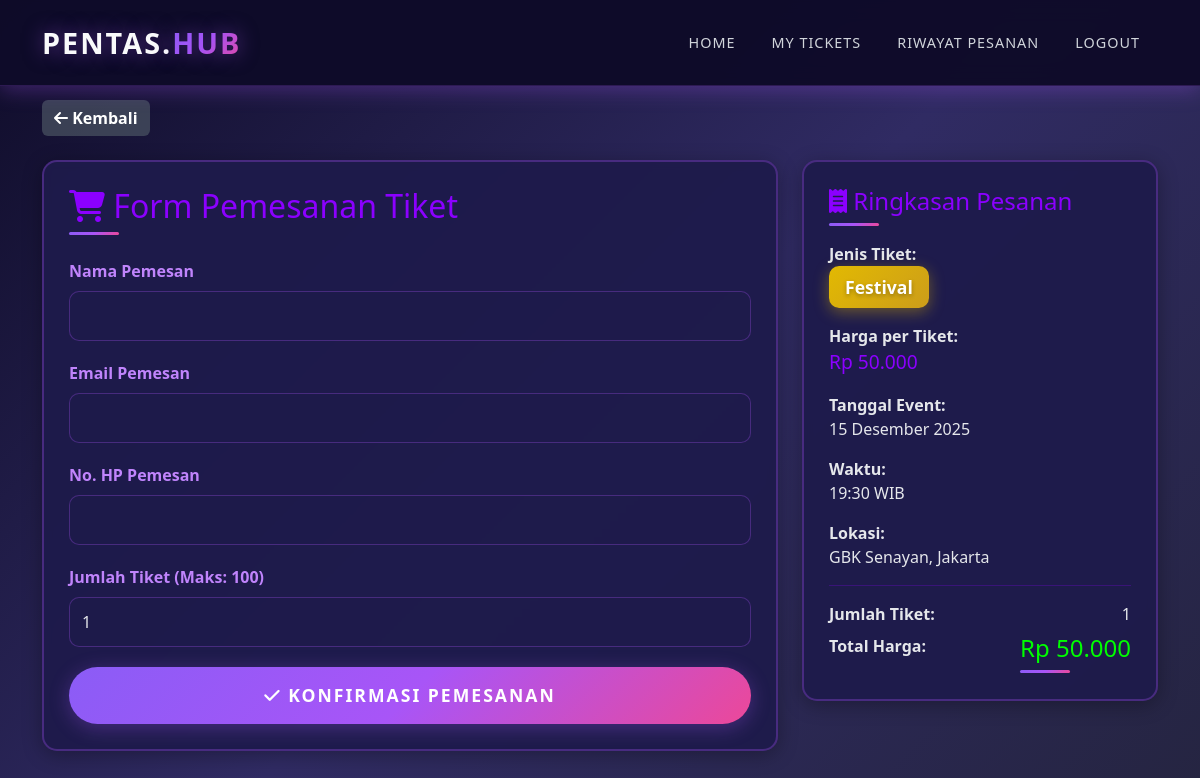
Screenshot of /user/detail_tikat.php?id=1 (signed in) with the database file from the repository.
### tables this page shows
CREATE TABLE `tiket` (
  `id` int(11) NOT NULL AUTO_INCREMENT,
  `jenis_tiket` varchar(50) NOT NULL,
  `harga` int(11) NOT NULL,
  `stok` int(11) NOT NULL,
  `deskripsi` text DEFAULT NULL,
  `tanggal_event` date NOT NULL,
  `waktu_event` time NOT NULL,
  `lokasi` varchar(200) NOT NULL,
  `gambar` varchar(255) DEFAULT NULL,
  `status` enum('tersedia','habis') NOT NULL DEFAULT 'tersedia',
  `created_at` timestamp NOT NULL DEFAULT current_timestamp(),
  PRIMARY KEY (`id`)
);

### includes/functions.php (called while the page is built, shortened)
<?php
function formatRupiah($angka) {
    return 'Rp ' . number_format($angka, 0, ',', '.');
}
function formatTanggal($tanggal) {
    $bulan = array(
        1 => 'Januari', 'Februari', 'Maret', 'April', 'Mei', 'Juni',
        'Juli', 'Agustus', 'September', 'Oktober', 'November', 'Desember'
    );
    $split = explode('-', $tanggal);
    return $split[2] . ' ' . $bulan[(int)$split[1]] . ' ' . $split[0];
}
function formatWaktu($waktu) {
    return date('H:i', strtotime($waktu)) . ' WIB';
}
?>

### user/detail_tikat.php (the view, shortened to what this page needs)
<?php
require_once '../includes/config.php';
require_once '../includes/functions.php';
$id_tiket = $_GET['id'];
$query = mysqli_query($conn, "SELECT * FROM tiket WHERE id='$id_tiket'");
$tiket = mysqli_fetch_assoc($query);
?>
<!DOCTYPE html>
<html lang="id">
<head>
    <link href="https://cdn.jsdelivr.net/npm/bootstrap@5.3.0/dist/css/bootstrap.min.css" rel="stylesheet">
    <link rel="stylesheet" href="../assets/css/styles.css">
    <link rel="stylesheet" href="https://cdnjs.cloudflare.com/ajax/libs/font-awesome/6.4.0/css/all.min.css">
</head>
<body>
    <nav class="navbar navbar-expand-lg navbar-dark fixed-top">
        <div class="container">
            <a class="navbar-brand" href="../index.php">
                PENTAS.<span>HUB</span>
            </a>
            <div class="collapse navbar-collapse" id="navbarNav">
                <ul class="navbar-nav ms-auto">
                    <li class="nav-item">
                        <a class="nav-link" href="../index.php">Home</a>
                    </li>
                    <li class="nav-item">
                        <a class="nav-link" href="dashboard.php">My Tickets</a>
                    </li>
                    <li class="nav-item">
                        <a class="nav-link" href="riwayat.php">Riwayat Pesanan</a>
                    </li>
                    <li class="nav-item">
                        <a class="nav-link" href="../logout.php">Logout</a>
                    </li>
                </ul>
            </div>
        </div>
    </nav>
    <div class="dashboard-container" style="margin-top: 80px;">
        <div class="container">
            <a href="dashboard.php" class="btn btn-secondary mb-4">
                <i class="fas fa-arrow-left"></i> Kembali
            </a>
            <div class="row">
                <div class="col-md-8">
                    <div class="card-custom">
                        <h2 class="mb-4" style="color: #8b00ff;">
                            <i class="fas fa-shopping-cart"></i> Form Pemesanan Tiket
                        </h2>
                        <form method="POST" action="" id="formPesan">
                            <div class="mb-3">
                                <label class="form-label">Nama Pemesan</label>
                                <input type="text" name="nama_pemesan" class="form-control"
                                       value="<?= htmlspecialchars($user_data['nama']) ?>" required>
                            </div>
                            <div class="mb-3">
                                <label class="form-label">Email Pemesan</label>
                                <input type="email" name="email_pemesan" class="form-control"
                                       value="<?= htmlspecialchars($user_data['email']) ?>" required>
                            </div>
                            <div class="mb-3">
                                <label class="form-label">No. HP Pemesan</label>
                                <input type="text" name="no_hp_pemesan" class="form-control"
                                       value="<?= htmlspecialchars($user_data['no_hp']) ?>" required>
                            </div>
                            <div class="mb-3">
                                <label class="form-label">Jumlah Tiket (Maks: <?= $tiket['stok'] ?>)</label>
                                <input type="number" name="jumlah_tiket" id="jumlah_tiket"
                                       class="form-control" min="1" max="<?= $tiket['stok'] ?>"
                                       value="1" required onchange="hitungTotal()">
                            </div>
                            <button type="submit" name="pesan" class="btn btn-custom w-100">
                                <i class="fas fa-check"></i> KONFIRMASI PEMESANAN
                            </button>
                        </form>
                    </div>
                </div>
                <div class="col-md-4">
                    <div class="card-custom">
                        <h4 class="mb-3" style="color: #8b00ff;">
                            <i class="fas fa-receipt"></i> Ringkasan Pesanan
                        </h4>
                        <div class="mb-3">
                            <strong>Jenis Tiket:</strong><br>
                            <span class="ticket-type">
                                <?php if($tiket['jenis_tiket'] == 'VVIP'): ?>
                                    <span class="badge-vvip"><?= htmlspecialchars($tiket['jenis_tiket']) ?></span>
                                <?php elseif($tiket['jenis_tiket'] == 'VIP'): ?>
                                    <span class="badge-vip"><?= htmlspecialchars($tiket['jenis_tiket']) ?></span>
                                <?php else: ?>
                                    <span class="badge-festival"><?= htmlspecialchars($tiket['jenis_tiket']) ?></span>
                                <?php endif; ?>
                            </span>
                        </div>
                        <div class="mb-3">
                            <strong>Harga per Tiket:</strong><br>
                            <span style="color: #8b00ff; font-size: 1.2rem;">
                                <?= formatRupiah($tiket['harga']) ?>
                            </span>
                        </div>
                        <div class="mb-3">
                            <strong>Tanggal Event:</strong><br>
                            <?= formatTanggal($tiket['tanggal_event']) ?>
                        </div>
                        <div class="mb-3">
                            <strong>Waktu:</strong><br>
                            <?= formatWaktu($tiket['waktu_event']) ?>
                        </div>
                        <div class="mb-3">
                            <strong>Lokasi:</strong><br>
                            <?= htmlspecialchars($tiket['lokasi']) ?>
                        </div>
                        <hr style="border-color: #8b00ff;">
                        <div class="mb-2">
                            <strong>Jumlah Tiket:</strong>
                            <span id="display_jumlah" class="float-end">1</span>
                        </div>
                        <div class="mb-3">
                            <strong>Total Harga:</strong>
                            <h4 id="total_harga" class="float-end" style="color: #00ff00;">
                                <?= formatRupiah($tiket['harga']) ?>
                            </h4>
                        </div>
                    </div>
                </div>
            </div>
        </div>
    </div>
</body>
</html>

### assets/css/styles.css (style rules this page uses)
* { margin: 0; padding: 0; box-sizing: border-box; }
:root { --purple-dark: #0f0c29; --purple-mid: #1e1b4b; --purple-light: #312e81; --gradient-primary: linear-gradient(135deg, #8b5cf6 0%, #a855f7 50%, #ec4899 100%); --gradient-vvip: linear-gradient(135deg, #a855f7 0%, #ec4899 100%); --gradient-vip: linear-gradient(135deg, #16e732 0%, #1774df 100%); --gradient-festival: linear-gradient(135deg, #e2b902 0%, #cc9d1a 100%); --text-primary: #e5e7eb; --text-secondary: #9ca3af; --border-color: rgba(168, 85, 247, 0.3); --shadow-primary: 0 4px 20px rgba(168, 85, 247, 0.3); --shadow-hover: 0 8px 30px rgba(168, 85, 247, 0.6); }
body { font-family: 'Segoe UI', Tahoma, Geneva, Verdana, sans-serif; background: linear-gradient(135deg, var(--purple-dark) 0%, #302b63 50%, #24243e 100%); color: var(--text-primary); min-height: 100vh; overflow-x: hidden; }
.navbar { background: rgba(15, 12, 41, 0.98) !important; box-shadow: var(--shadow-primary); padding: 1rem 0; backdrop-filter: blur(10px); border-bottom: 1px solid rgba(168, 85, 247, 0.2); z-index: 1000; }
.navbar-brand { font-size: 1.8rem; font-weight: bold; color: #f9fafb !important; text-transform: uppercase; letter-spacing: 2px; text-shadow: 0 0 20px rgba(168, 85, 247, 0.5); }
.navbar-brand span { background: var(--gradient-primary); -webkit-background-clip: text; -webkit-text-fill-color: transparent; background-clip: text; }
.nav-link { color: #d1d5db !important; margin: 0 10px; transition: all 0.3s ease; text-transform: uppercase; font-size: 0.9rem; letter-spacing: 1px; position: relative; }
.nav-link::after { content: ''; position: absolute; bottom: -5px; left: 0; width: 0; height: 2px; background: var(--gradient-primary); transition: width 0.3s ease; }
.btn-custom { background: var(--gradient-primary); border: none; color: #ffffff; font-weight: 700; padding: 15px 40px; font-size: 1.1rem; box-shadow: var(--shadow-primary); transition: all 0.3s ease; text-transform: uppercase; letter-spacing: 2px; border-radius: 50px; position: relative; overflow: hidden; }
.btn-custom::before { content: ''; position: absolute; top: 0; left: -100%; width: 100%; height: 100%; background: linear-gradient(90deg, transparent, rgba(255, 255, 255, 0.3), transparent); transition: left 0.5s ease; }
.btn-secondary { background: rgba(75, 85, 99, 0.7) !important; border: none !important; color: white !important; font-weight: 600; }
.ticket-type { margin-bottom: 15px; }
.badge-festival { background: var(--gradient-festival); color: #ffffff; font-weight: 800; padding: 8px 16px; border-radius: 10px; text-shadow: 0 2px 4px rgba(0, 0, 0, 0.3); box-shadow: 0 4px 15px rgba(226, 185, 2, 0.4); display: inline-block; font-size: 1.1rem; }
.form-control { background: rgba(30, 27, 75, 0.6); border: 1px solid var(--border-color); color: var(--text-primary); padding: 12px; border-radius: 10px; margin-bottom: 20px; transition: all 0.3s ease; }
.form-control::placeholder { color: rgba(229, 231, 235, 0.5); }
.form-label { font-weight: 600; margin-bottom: 8px; color: #c084fc; }
.dashboard-container, .dashboard-admin { padding: 20px 0; min-height: 100vh; }
.card-custom { background: rgba(30, 27, 75, 0.95); border: 2px solid var(--border-color); border-radius: 15px; padding: 25px; margin-bottom: 25px; transition: all 0.3s ease; box-shadow: 0 4px 20px rgba(0, 0, 0, 0.3); backdrop-filter: blur(5px); }
.card-custom h2, .card-custom h3, .card-custom h4 { margin-bottom: 20px; color: #c084fc; position: relative; padding-bottom: 10px; }
.card-custom h2::after, .card-custom h3::after, .card-custom h4::after { content: ''; position: absolute; bottom: 0; left: 0; width: 50px; height: 3px; background: var(--gradient-primary); border-radius: 3px; }

### rows the page displays
tiket: stok "100", jenis_tiket "Festival", harga "Rp 50.000", tanggal_event "15 Desember 2025", waktu_event "19:30 WIB", lokasi "GBK Senayan, Jakarta"
